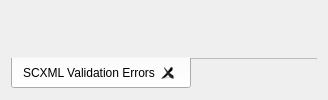
  <widget class="QWidget" name="centralwidget">
   <layout class="QVBoxLayout" name="verticalLayout">
    <item>
     <widget class="WarningsWidget" name="loadWarningWidget" native="true"/>
    </item>
    <item>
     <layout class="QHBoxLayout" name="horizontalLayout">
      <item>
       <widget class="SessionDrawerWidget" name="sessionTree" native="true">
        <property name="sizePolicy">
         <sizepolicy hsizetype="Fixed" vsizetype="Expanding">
          <horstretch>0</horstretch>
          <verstretch>0</verstretch>
         </sizepolicy>
        </property>
        <property name="minimumSize">
         <size>
          <width>300</width>
          <height>0</height>
         </size>
        </property>
       </widget>
      </item>
      <item>
       <widget class="XmlEditWidget" name="editor" native="true">
        <property name="sizePolicy">
         <sizepolicy hsizetype="Expanding" vsizetype="Expanding">
          <horstretch>0</horstretch>
          <verstretch>0</verstretch>
         </sizepolicy>
        </property>
       </widget>
      </item>
     </layout>
    </item>
    <item>
     <widget class="QTabWidget" name="messagePanel">
      <property name="sizePolicy">
       <sizepolicy hsizetype="Expanding" vsizetype="Maximum">
        <horstretch>0</horstretch>
        <verstretch>0</verstretch>
       </sizepolicy>
      </property>
      <property name="tabPosition">
       <enum>QTabWidget::South</enum>
      </property>
      <property name="documentMode">
       <bool>true</bool>
      </property>
      <property name="tabsClosable">
       <bool>true</bool>
      </property>
      <widget class="QWidget" name="scxmlValidationErrors">
       <property name="sizePolicy">
        <sizepolicy hsizetype="Maximum" vsizetype="Maximum">
         <horstretch>0</horstretch>
         <verstretch>0</verstretch>
        </sizepolicy>
       </property>
       <attribute name="title">
        <string>SCXML Validation Errors</string>
       </attribute>
       <layout class="QHBoxLayout" name="horizontalLayout_3">
        <property name="leftMargin">
         <number>1</number>
        </property>
        <property name="topMargin">
         <number>1</number>
        </property>
        <property name="rightMargin">
         <number>1</number>
        </property>
        <property name="bottomMargin">
         <number>1</number>
        </property>
       </layout>
      </widget>
     </widget>
    </item>
   </layout>
  </widget>
